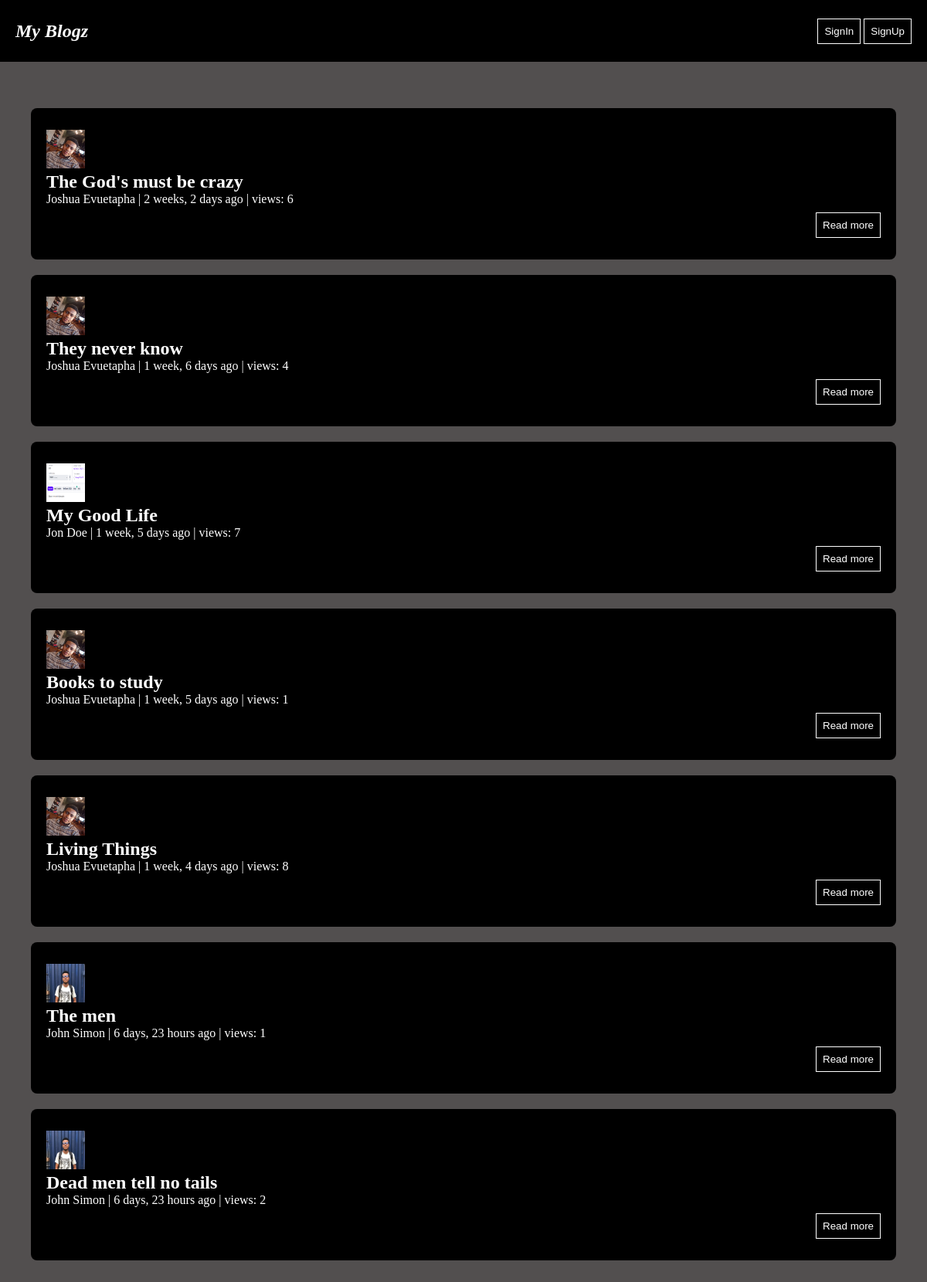
The page / on the database its author committed.
### blog_app/models.py (models this page shows)
class Post(models.Model):
    user  = models.ForeignKey(User, on_delete=models.RESTRICT, related_name="user")
    title = models.CharField(max_length=150)
    content = models.TextField()
    views = models.IntegerField(default=0)
    date  = models.DateTimeField(default=datetime.now())

class User(AbstractUser):
    profile_image = models.FileField(upload_to="profiles")

### blog_app/views.py (the view)
# urls.py: path("", index),
def index(request):
    posts = Post.objects.all()
    return render(request, "index.html", { "posts": posts })

### blog_app/templates/index.html
{% extends "./base.html" %}
{% load static%}
{% block content %}
{% for post in posts %}
    <div class="post">
        <div class="author-section">
            <img width="50px" height="50px" src="{{post.user.profile_image}}" />
            <div>
                <h2> {{post.title}} </h2>
                <p> {{post.user.first_name}} {{post.user.last_name}} | {{post.date| timesince }} ago | views: {{post.views}}</p>
            </div>
        </div>
        <div class="readmore">
            <a href="post/{{post.id}}"> <button> Read more </button> </a>
        </div>
    </div>
{% endfor %}
{% endblock %}

### blog_app/static/css/style.css (style rules this page uses)
* { margin: 0; box-sizing: border-box; color: white; }
body { background-color: rgb(82, 79, 79); }
a { text-decoration: none; }
button { border: 1px solid white; background-color: black; padding: 8px; }
.post { background-color: black; margin-top: 20px; margin-bottom: 20px; padding: 20px; border-radius: 8px; }
.post > * { margin-top: 8px; margin-bottom: 8px; }
.readmore { display: flex; justify-content: flex-end; }

### rows shown on the page
Post: user.profile_image (picture), title "The God's must be crazy", user.first_name "Joshua", user.last_name "Evuetapha", date "2 weeks, 2 days", views "6"
Post: user.profile_image (picture), title "They never know", user.first_name "Joshua", user.last_name "Evuetapha", date "1 week, 6 days", views "4"
Post: user.profile_image (picture), title "My Good Life", user.first_name "Jon", user.last_name "Doe", date "1 week, 5 days", views "7"
Post: user.profile_image (picture), title "Books to study", user.first_name "Joshua", user.last_name "Evuetapha", date "1 week, 5 days", views "1"
Post: user.profile_image (picture), title "Living Things", user.first_name "Joshua", user.last_name "Evuetapha", date "1 week, 4 days", views "8"
Post: user.profile_image (picture), title "The men", user.first_name "John", user.last_name "Simon", date "6 days, 23 hours", views "1"
Post: user.profile_image (picture), title "Dead men tell no tails", user.first_name "John", user.last_name "Simon", date "6 days, 23 hours", views "2"
